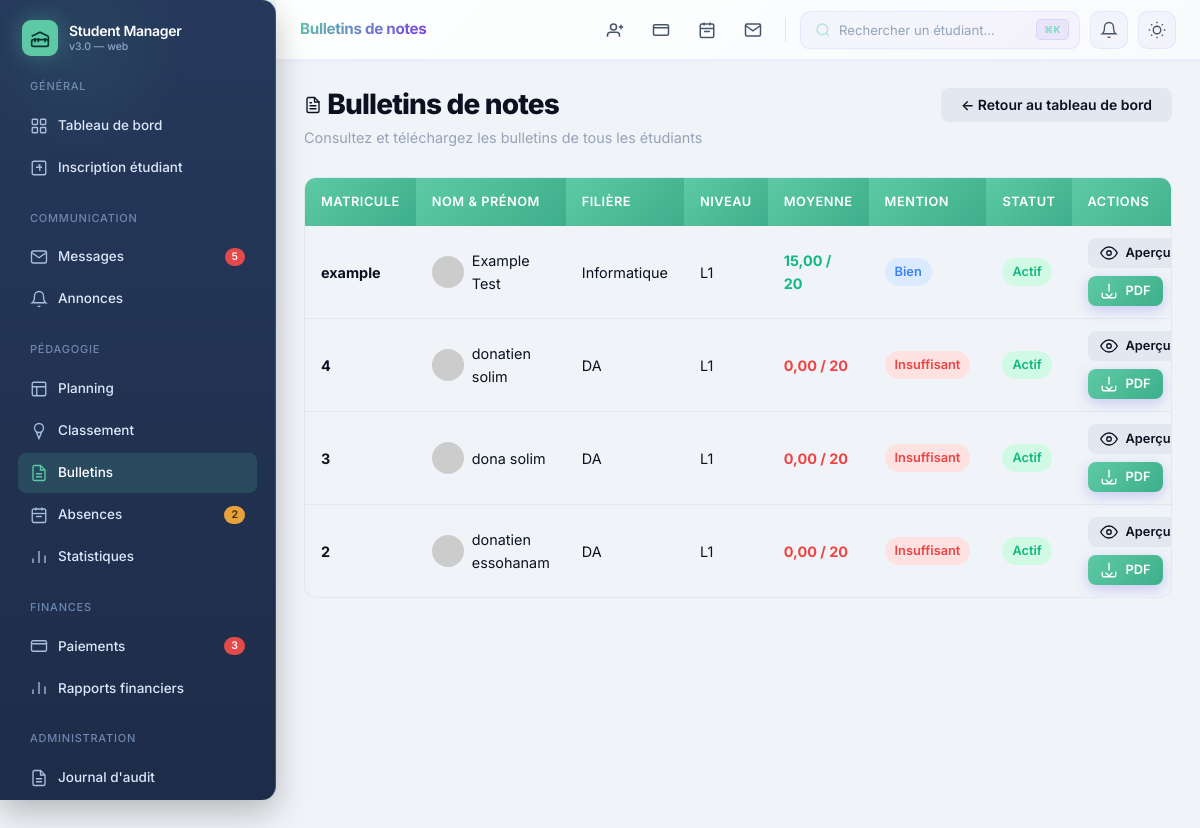
Page /bulletins/ (signed in) on the committed database.
### students/models.py (models this page shows, shortened)
class Student(models.Model):
    STATUS_CHOICES = [
        ('Actif', 'Actif'),
        ('Suspendu', 'Suspendu'),
    ]
    matricule = models.CharField(max_length=50, primary_key=True)
    nom = models.CharField(max_length=100)
    prenom = models.CharField(max_length=100)
    age = models.IntegerField()
    photo = models.ImageField(upload_to='photos/', blank=True, null=True)
    date_ajout = models.DateTimeField(default=timezone.now)
    email = models.EmailField(blank=True, null=True)
    telephone = models.CharField(max_length=20, blank=True, null=True)
    statut = models.CharField(max_length=20, choices=STATUS_CHOICES, default='Actif')
    filiere = models.CharField(max_length=100, blank=True, null=True)
    niveau = models.CharField(max_length=10, blank=True, null=True)
    frais_scolarite = models.DecimalField(max_digits=12, decimal_places=2, default=500000.00)
    class Meta:
        db_table = 'etudiants'
        ordering = ['-matricule']
    def photo_url(self):
        if self.photo and hasattr(self.photo, 'url'):
            return self.photo.url
        initials = f"{self.prenom[0]}{self.nom[0]}".upper() if self.prenom and self.nom else "?"
        colors = ['#4f46e5', '#7c3aed', '#2563eb', '#0891b2', '#059669', '#d97706', '#dc2626']
        color = colors[hash(self.matricule or '') % len(colors)]
        return f"https://ui-avatars.com/api/?name={initials}&background={color[1:]}&color=fff&size=128&bold=true"

### students/views.py (the view)
# urls.py: path('bulletins/', views.bulletins_list, name='bulletins_list'),
@login_required
def bulletins_list(request):
    students = Student.objects.all().order_by('-matricule').prefetch_related('notes')
    students_data = []
    for s in students:
        notes_list = [float(n.valeur) for n in s.notes.all()]
        moyenne = calculate_average(notes_list)
        students_data.append({
            'student': s,
            'moyenne': moyenne,
        })
    return render(request, 'students/bulletins_list.html', {
        'students_data': students_data,
    })

### students/context_processors.py (called while the page is built)
def notifications(request):
    if request.user.is_authenticated:
        try:
            current_user = CustomUser.objects.get(username=request.user.username)
            notifications_non_lues = Notification.objects.filter(
                destinataire=current_user, lu=False
            ).count()
        except CustomUser.DoesNotExist:
            notifications_non_lues = 0
    else:
        notifications_non_lues = 0
    return {
        'notifications_non_lues': notifications_non_lues,
    }

### students/logic.py (called while the page is built, shortened)
def parse_notes(value):
    if not value:
        return []
    if isinstance(value, (list, tuple)):
        return [float(item) for item in value]

def calculate_average(notes):
    values = parse_notes(notes)
    return sum(values) / len(values) if values else 0.0

### students/templatetags/icon_tags.py (called while the page is built)
@register.simple_tag
def icon(name, class_name=""):
    svg = ICONS.get(name, '')
    svg = svg.replace('width="22" height="22"', 'width="18" height="18"')
    if class_name:
        svg = svg.replace('class="icon"', f'class="icon {class_name}"')
    return mark_safe(svg)

### templates/students/bulletins_list.html (shortened to what this page needs)
{% extends 'base.html' %}
{% load static icon_tags %}
{% block page_title %}Bulletins de notes{% endblock %}
{% block content %}
<div class="page-header">
  <div>
    <h1 class="page-title">{% icon 'file_text' 'w-6 h-6' %} Bulletins de notes</h1>
    <div class="page-subtitle">Consultez et téléchargez les bulletins de tous les étudiants</div>
  </div>
  <div class="action-row">
    <a class="btn btn-secondary" href="{% url 'index' %}">← Retour au tableau de bord</a>
  </div>
</div>
{% if students_data %}
<div class="table-container">
  <table>
    <thead>
      <tr>
        <th>Matricule</th>
        <th>Nom & Prénom</th>
        <th>Filière</th>
        <th>Niveau</th>
        <th>Moyenne</th>
        <th>Mention</th>
        <th>Statut</th>
        <th>Actions</th>
      </tr>
    </thead>
    <tbody>
      {% for item in students_data %}
      <tr>
        <td><strong>{{ item.student.matricule }}</strong></td>
        <td>
          <div style="display:flex; align-items:center; gap:8px;">
            <img src="{{ item.student.photo_url }}" alt="" style="width:32px;height:32px;border-radius:50%;object-fit:cover;">
            <span>{{ item.student.nom }} {{ item.student.prenom }}</span>
          </div>
        </td>
        <td>{{ item.student.filiere|default:'-' }}</td>
        <td>{{ item.student.niveau|default:'-' }}</td>
        <td>
          <strong style="color:{% if item.moyenne >= 10 %}var(--success){% else %}var(--danger){% endif %};">
            {{ item.moyenne|floatformat:2 }} / 20
          </strong>
        </td>
        <td>
          {% if item.moyenne >= 18 %}
            <span class="pill pill-success">Excellent</span>
          {% elif item.moyenne >= 16 %}
            <span class="pill pill-success">Très bien</span>
          {% elif item.moyenne >= 14 %}
            <span class="pill pill-info">Bien</span>
          {% elif item.moyenne >= 12 %}
            <span class="pill pill-info">Assez bien</span>
          {% elif item.moyenne >= 10 %}
            <span class="pill pill-warning">Passable</span>
          {% else %}
            <span class="pill pill-danger">Insuffisant</span>
          {% endif %}
        </td>
        <td>
          <span class="pill {% if item.student.statut == 'Actif' %}pill-success{% else %}pill-danger{% endif %}">
            {{ item.student.statut }}
          </span>
        </td>
        <td>
          <div class="action-row" style="justify-content:flex-start;">
            <a class="btn btn-secondary btn-sm" href="{% url 'bulletin_preview' item.student.matricule %}" title="Aperçu du bulletin">
              {% icon 'eye' 'w-4 h-4' %} Aperçu
            </a>
            <a class="btn btn-primary btn-sm" href="{% url 'bulletin_pdf' item.student.matricule %}" title="Télécharger le PDF">
              {% icon 'download' 'w-4 h-4' %} PDF
            </a>
          </div>
        </td>
      </tr>
      {% endfor %}
    </tbody>
  </table>
</div>
{% endif %}
{% endblock %}

### rows in the picture
Student: student.matricule "example", student.nom "Example", student.prenom "Test", student.filiere "Informatique", student.niveau "L1", moyenne "15,00", shows "Bien", student.statut "Actif"
Student: student.matricule "4", student.nom "donatien", student.prenom "solim", student.filiere "DA", student.niveau "L1", moyenne "0,00", shows "Insuffisant", student.statut "Actif"
Student: student.matricule "3", student.nom "dona", student.prenom "solim", student.filiere "DA", student.niveau "L1", moyenne "0,00", shows "Insuffisant", student.statut "Actif"
Student: student.matricule "2", student.nom "donatien", student.prenom "essohanam", student.filiere "DA", student.niveau "L1", moyenne "0,00", shows "Insuffisant", student.statut "Actif"
